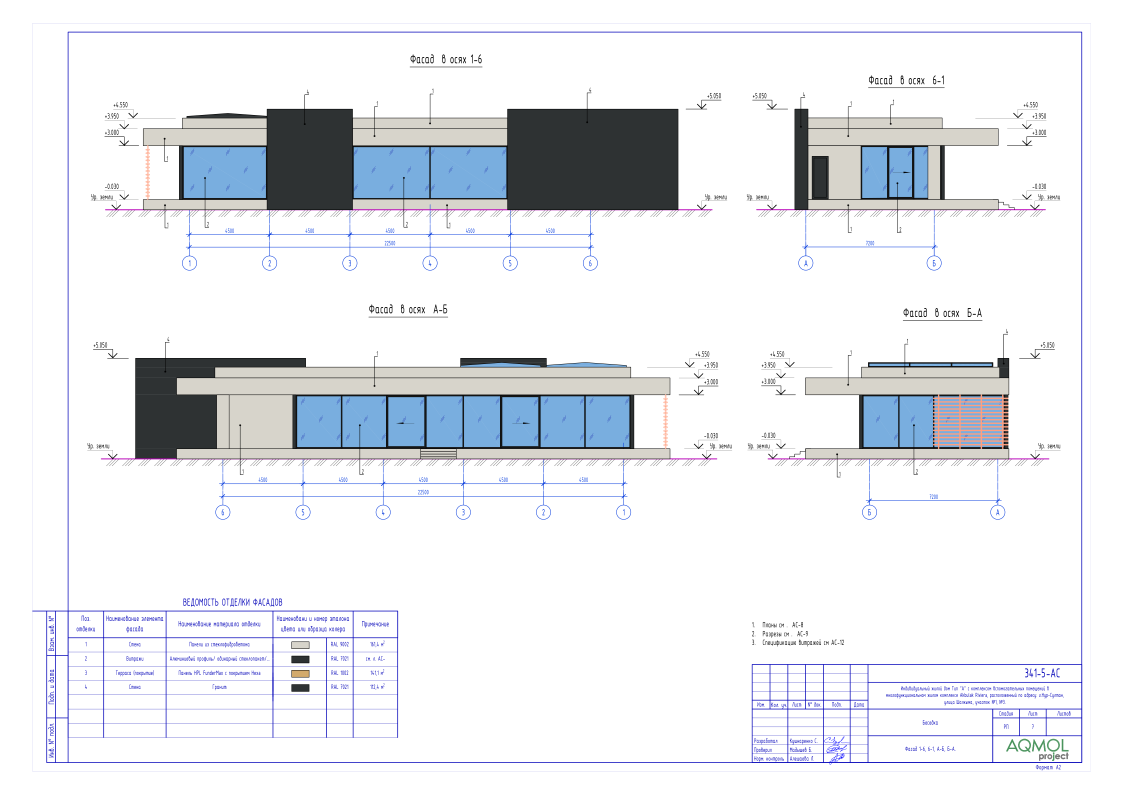
#> input picture data_extracted/OSloeb_DataSet3/images/AR-2_AJ_ТЗ на витражи беседки_page1.png, 3368 x 2382 px (shown at 1/3 size)
$ python -i extractor.py   (imports and definitions only)
#> lines starting #> are read from the running program, lines starting #| are printed output that depends on the picture
"""Two-pass Gemini extractor: grounding pass + semantic pass.

Reused by both the FastAPI app and the standalone CLI.
"""
from __future__ import annotations

import base64
import json
import re
import time
from pathlib import Path
from typing import Any

import cv2
import numpy as np
from google import genai
from google.genai import types as genai_types
from PIL import Image

from . import config
from .schemas import DrawingJSON, Pass1Facts

# ---------------------------------------------------------------------------
# Prompts
# ---------------------------------------------------------------------------

SCHEMA_HINT = """{
  "drawing_id": "string or null",
  "title": "string or null",
  "axes": {
    "horizontal": ["list of axis labels (str) or null"],
    "vertical":   ["list of axis labels (str) or null"],
    "spans_mm":   {"<axis1>-<axis2>": <int mm>},
    "building_dimensions_mm": {"length": <int|null>, "width": <int|null>, "height": <int|null>}
  },
  "elevations": {
    "ground": "str|null", "floor_1": "str|null", "floor_2": "str|null",
    "parapet_top": "str|null", "ridge": "str|null",
    "other": ["any other elevations found on the sheet"]
  },
  "assemblies": [
    {
      "id": "section or node name, e.g. '1-1' or 'AC-3'",
      "type": "krovlya|wall|floor|perekrytie|uzel|fasad|null",
      "layers_top_to_bottom": [{"material": "str", "thickness_mm": <int|null>, "note": "str|null"}]
    }
  ],
  "node_marks": ["all node markers, e.g. ['1','2','AC-3','AC-14']"],
  "node_marks_referenced": {"<marker>": "short description or sheet ref, or null"},
  "cross_references": [{"item": "str", "sheet": "str e.g. 'AC-7'"}],
  "quantities": [{"name": "str", "value": <number>, "unit": "m2|mp|sht|m3"}],
  "title_block": {
    "project_code": "str|null", "stage": "str|null", "sheet": "str|null",
    "organization": "str|null", "object": "str|null"
  },
  "computed": {
    "parapet_height_mm": "<int|null>",
    "parapet_length_mm": "<int|null>",
    "elevation_arithmetic": "str|null — show the subtraction you did"
  }
}"""

PROMPT_PASS1 = """You are reading ONE scanned architectural/construction drawing.
Your job: READ everything numeric and label WHAT each value points at.
Do NOT interpret, do NOT compute, do NOT invent.

Step 1. Find ALL elevation marks (format: ±0.000, +4.550, -0.030, etc.).
For EACH mark return:
  {"value": "as written, e.g. '+4.550'",
   "points_to": "physical description of what the arrow indicates
                 (e.g. 'top of wall above roof', 'top of roof membrane',
                 'ground level', 'top of window opening', 'bottom of beam').
                 DO NOT use abstract terms like 'parapet' or 'ridge' —
                 describe PHYSICALLY what element is at the arrow tip.",
   "side": "left|right|top|bottom|n/a",
   "confidence": "high|medium|low"}

Step 2. Find ALL dimension chains (mm). For EACH return:
  {"value_mm": <int>, "between": "what it measures",
   "confidence": "high|medium|low"}

Step 3. Find ALL node markers (1, 2, 3, AC-3, AC-14, K1, Poz.5, etc.).
For EACH return:
  {"marker": "str", "where": "where on the sheet",
   "labels": "nearby callout text if any"}

RULES:
- List EVERYTHING you see, including small annotations.
- If unsure → confidence: "low", but still record.
- Never invent numbers. If unreadable, skip it.
- Return ONLY valid JSON, no markdown fences, no commentary.

Schema:
{
  "elevations": [...],
  "dimensions": [...],
  "node_markers": [...]
}"""

PROMPT_PASS2 = """You are given (a) a drawing and (b) the JSON facts extracted from it
during the first pass. Apply the SEMANTIC MAPPING below to produce the
final estimate-friendly JSON.

Logic (apply in order):
1. PARAPET = horizontal wall extension ABOVE roof level. Look in elevations
   for entries described as 'top of wall above roof' / 'top of parapet wall'
   / 'top of wall higher than roof'. That → parapet_top.
   The matching 'top of roof membrane' / 'top of roof' / 'top of waterproofing'
   entry → roof_top (kept in elevations.other).
   height_parapet_mm = (parapet_top − roof_top) expressed in mm.
2. RIDGE = top intersection of sloped roof. If there is a unique peak
   elevation above parapet_top, that is ridge.
3. GROUND = the entry with value ±0.000 or marked 'ground level'.
4. PARAPET LENGTH = sum of horizontal axis spans belonging to the same facade.
5. For every node marker from node_markers, copy to assemblies[].id and
   look up its labels to fill layers_top_to_bottom.

Return the final JSON using exactly this schema:
""" + SCHEMA_HINT + """

INPUT FACTS (from pass 1):
"""


# ---------------------------------------------------------------------------
# Image helpers
# ---------------------------------------------------------------------------

def _load_resized_rgb(path: Path, max_side: int = 2048) -> np.ndarray:
    """Open an image, downscale so its longest side <= max_side, return RGB ndarray."""
#> called with max_side = 2048
    img = Image.open(path).convert("RGB")
#> img is the input picture: PIL image 3368x2382 RGB; mean R, G, B 232.3, 234.3, 238.1
    img.load()
    if max(img.size) > max_side:
        img.thumbnail((max_side, max_side), Image.LANCZOS)
#> img: PIL image 2048x1448 RGB
    return np.array(img)


def encode_image(path: Path, grayscale: bool = True) -> tuple[bytes, str]:
    """Encode a drawing as PNG bytes for the VLM.

    grayscale=True (default for pass1/pass2): RGB → BGR → GRAY via OpenCV.
      Architectural line-work loses nothing in gray and the smaller payload
      keeps token cost down.
    grayscale=False (materials/color pass): keep full colour, because the
      material legend and hatching are colour-coded — see materials.py.
    """
    arr = _load_resized_rgb(path)
    if grayscale:
        bgr = cv2.cvtColor(arr, cv2.COLOR_RGB2BGR)
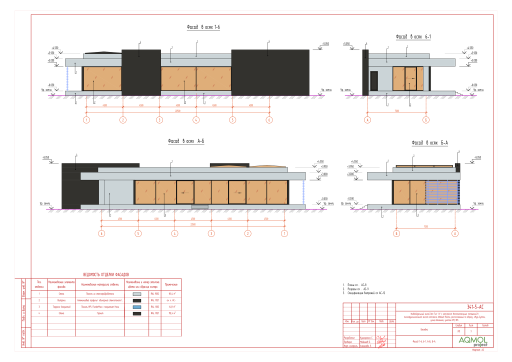
#> bgr: shape (1448, 2048, 3) (shown at 1/4 size); mean R, G, B 238, 234, 232
        out = cv2.cvtColor(bgr, cv2.COLOR_BGR2GRAY)
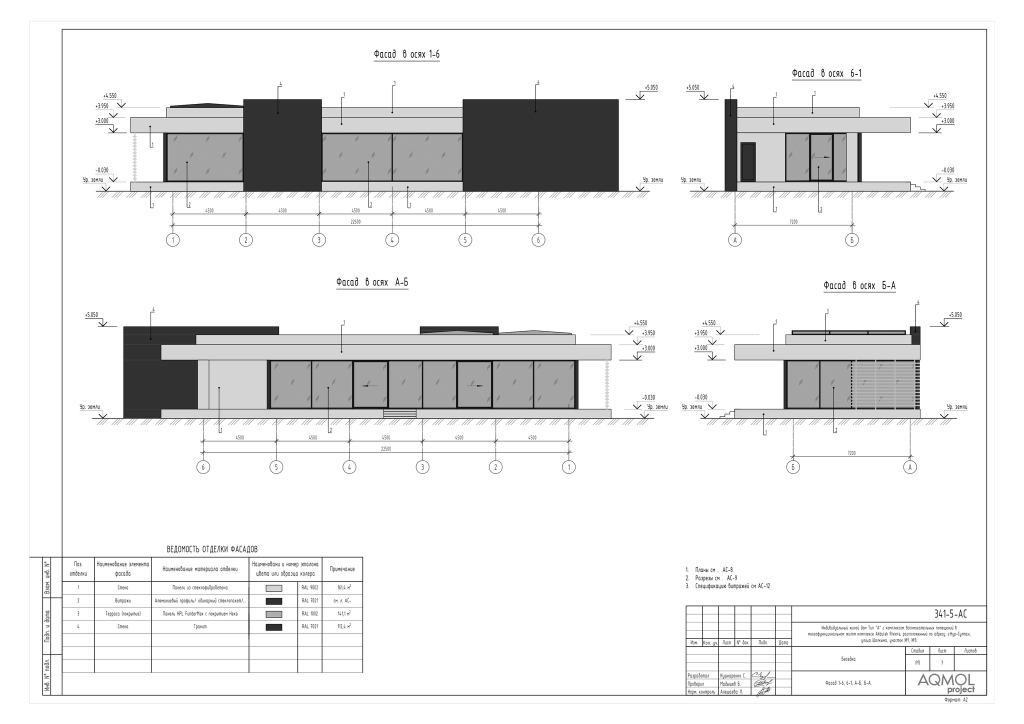
#> out: shape (1448, 2048) (shown at 1/2 size); min 0, max 255, mean 233.9
    else:
        # cv2.imencode expects BGR; convert from PIL's RGB so colours stay true.
        out = cv2.cvtColor(arr, cv2.COLOR_RGB2BGR)
    ok, buf = cv2.imencode(".png", out)
    if not ok:
        raise RuntimeError(f"cv2.imencode failed for {path}")
    return bytes(buf), "image/png"


def image_size(path: Path) -> tuple[int, int]:
    with Image.open(path) as im:
        return im.size


# ---------------------------------------------------------------------------
# JSON extraction (tolerate markdown fences, leading prose)
# ---------------------------------------------------------------------------

JSON_BLOCK = re.compile(r"\{.*\}", re.DOTALL)


# [15 lines left out: function extract_json, not called in this run]


# ---------------------------------------------------------------------------
# Gemini call wrapper (pass-aware)
# ---------------------------------------------------------------------------

def _build_image_part(img_bytes: bytes, mime: str) -> genai_types.Part:
    return genai_types.Part.from_bytes(data=img_bytes, mime_type=mime)


# [105 lines left out: functions call_gemini, _denormalize_bbox, run_pass1, run_pass2, run_two_pass, not called in this run]

>>> result = encode_image('../../data_extracted/OSloeb_DataSet3/images/AR-2_AJ_ТЗ на витражи беседки_page1.png')

$ run again, on data_extracted/OSloeb_DataSet3/images/AR-2_AJ_ТЗ на витражи беседки_page2.png
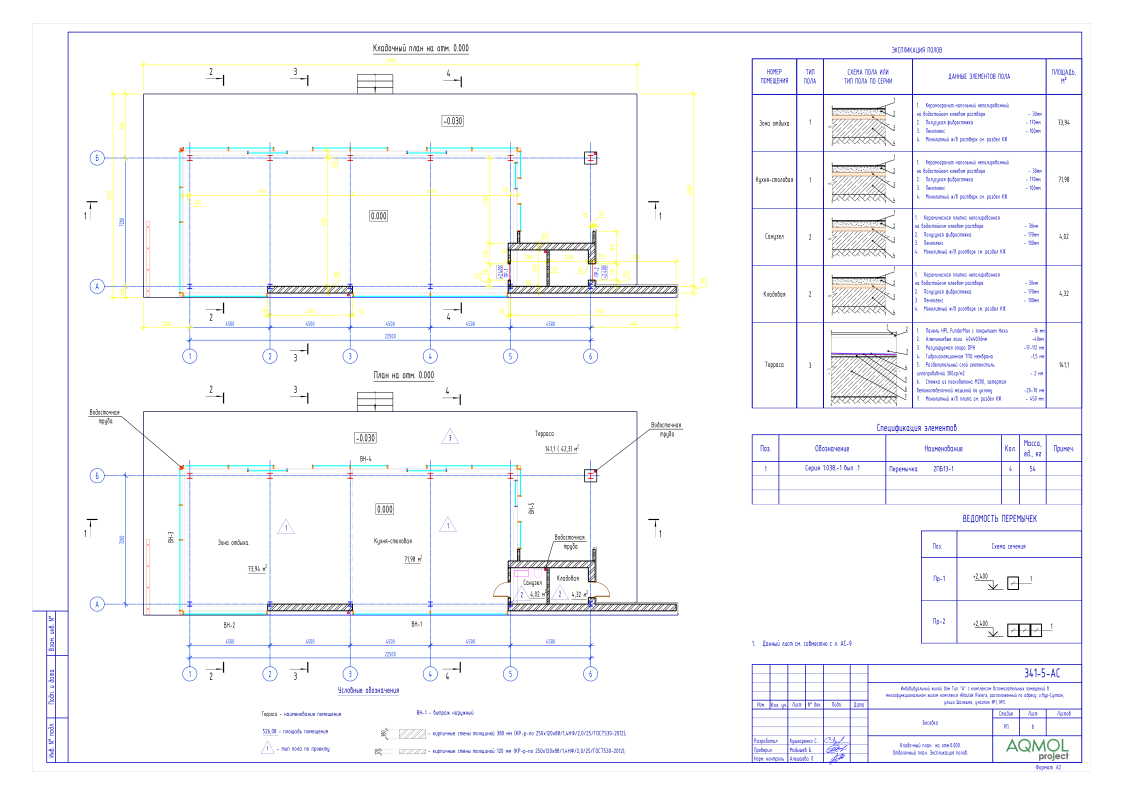
#> input picture data_extracted/OSloeb_DataSet3/images/AR-2_AJ_ТЗ на витражи беседки_page2.png, 3368 x 2382 px (shown at 1/3 size)
#> in _load_resized_rgb, img is the input picture: PIL image 3368x2382 RGB; mean R, G, B 246.5, 247.1, 250.3
#> img: PIL image 2048x1448 RGB
#> in encode_image, `bgr = cv2.cvtColor(arr, cv2.COLOR_RGB2BGR)`:
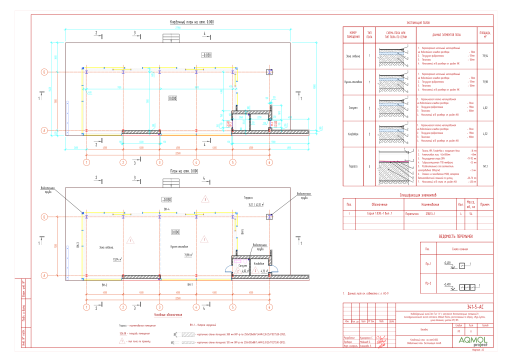
#> bgr: shape (1448, 2048, 3) (shown at 1/4 size); mean R, G, B 250, 246.6, 246
#> in encode_image, `out = cv2.cvtColor(bgr, cv2.COLOR_BGR2GRAY)`:
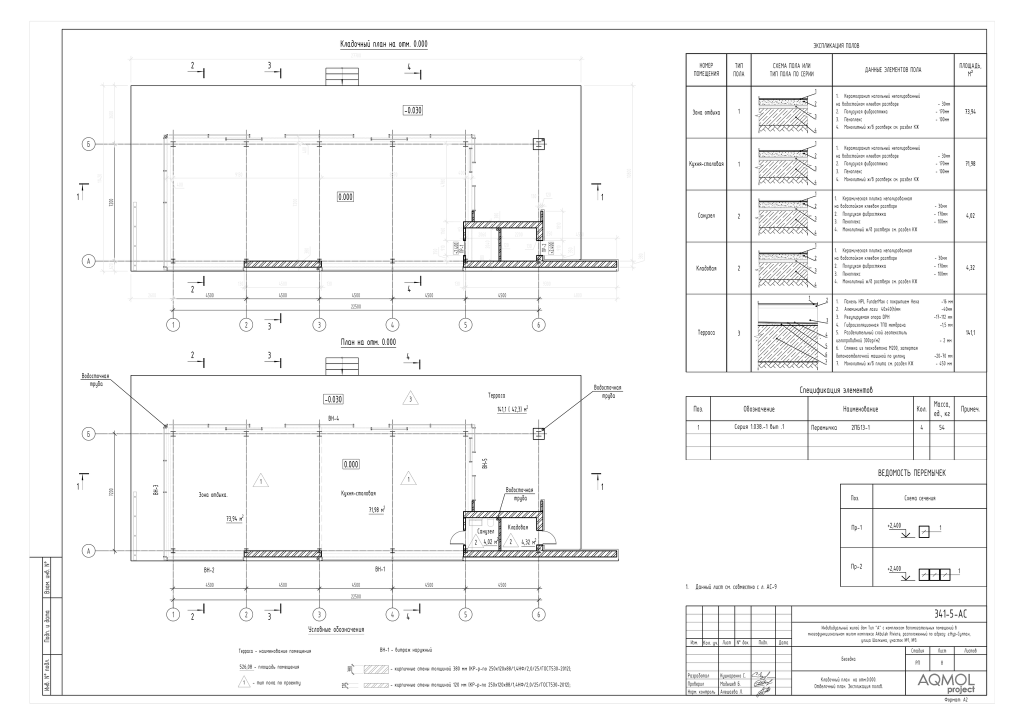
#> out: shape (1448, 2048) (shown at 1/2 size); min 0, max 255, mean 246.8

$ run again, on data_extracted/OSloeb_DataSet3/images/AR-2_AJ_ТЗ на витражи беседки_page3.png
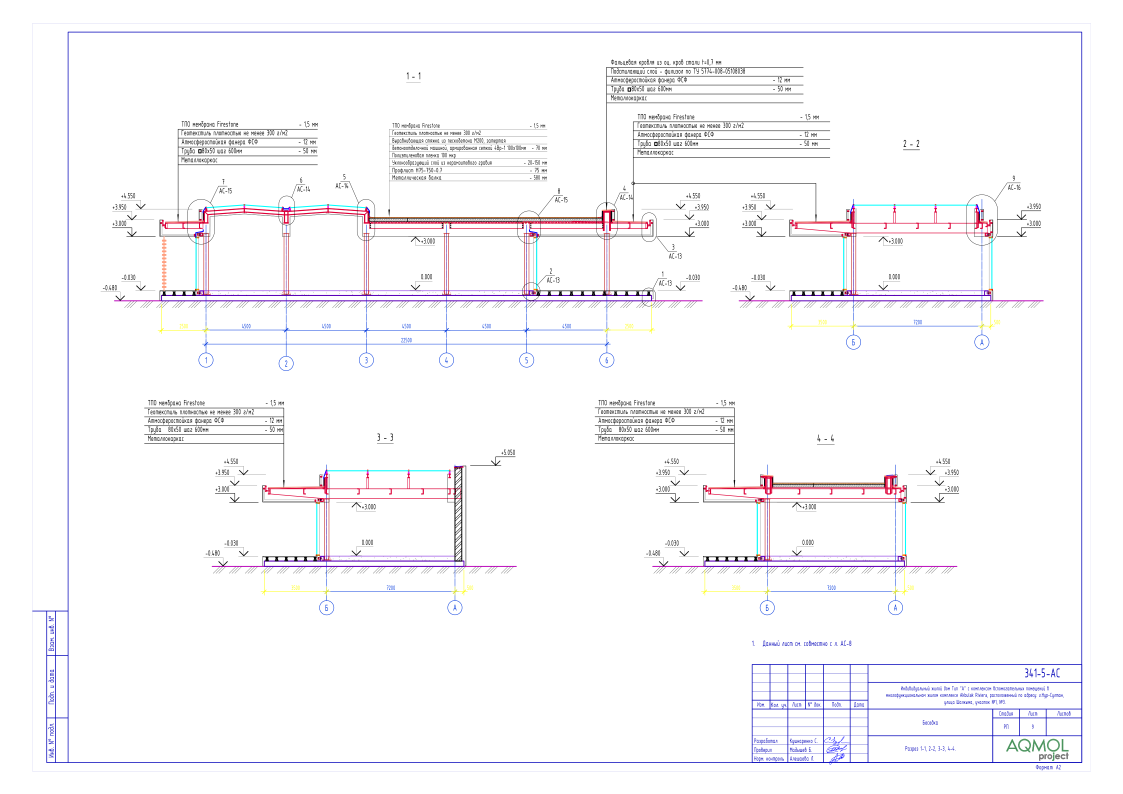
#> input picture data_extracted/OSloeb_DataSet3/images/AR-2_AJ_ТЗ на витражи беседки_page3.png, 3368 x 2382 px (shown at 1/3 size)
#> in _load_resized_rgb, img is the input picture: PIL image 3368x2382 RGB; mean R, G, B 248.8, 247.8, 249.9
#> img: PIL image 2048x1448 RGB
#> in encode_image, `bgr = cv2.cvtColor(arr, cv2.COLOR_RGB2BGR)`:
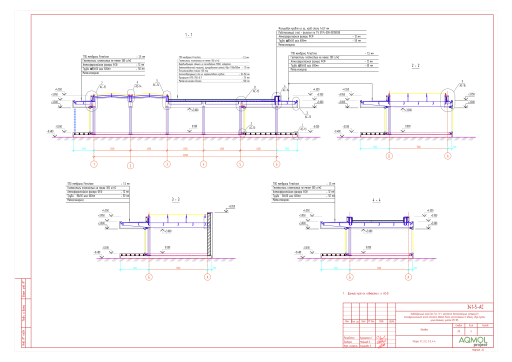
#> bgr: shape (1448, 2048, 3) (shown at 1/4 size); mean R, G, B 249.6, 247.4, 248.4
#> in encode_image, `out = cv2.cvtColor(bgr, cv2.COLOR_BGR2GRAY)`:
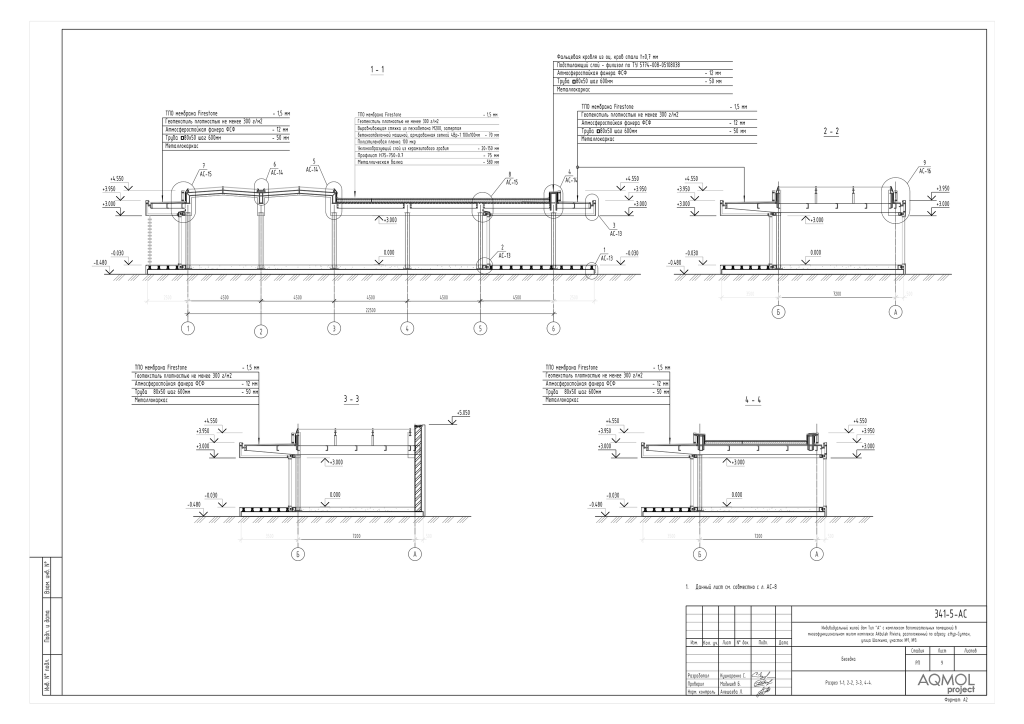
#> out: shape (1448, 2048) (shown at 1/2 size); min 0, max 255, mean 247.9
